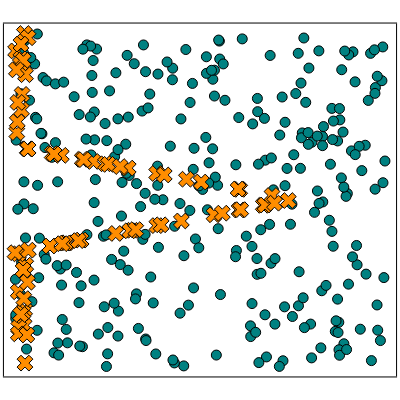

Source (notebook cell):
### Markdown cell above
Plot the points on square. Assume that the sides of the squares have been identified to represent a torus

### Code cell
# plot angles
# Assign colors to visualization
P_color = "#ff8d00"
Q_color = "#008181";

plot(framestyle = :box, yaxis = nothing, xaxis = nothing, legend = :false, size = (400, 400))
# plot torus
scatter!(torus_theta, torus_phi, color = Q_color, markersize = 5, label = "Q")

# plot circle
scatter!(circle_theta, circle_phi, color = P_color, markersize = 7, marker =:xcross, label = "P")

### Figure 1 — Plotly figure (JSON) as saved in the notebook; plotly's stock layout.template omitted (floating-point values rounded to 4 significant figures; data arrays with more than 128 entries replaced by an {"elided": "..."} marker saying what was removed)
{"data": [{"colorbar": {"title": ""}, "legendgroup": "Q", "marker": {"color": "rgba(0, 129, 129, 1.000)", "line": {"color": "rgba(0, 0, 0, 1.000)", "width": 1}, "size": 10, "symbol": "circle"}, "mode": "markers", "name": "Q", "showlegend": true, "type": "scatter", "x": {"elided": "300 float values"}, "xaxis": "x1", "y": {"elided": "300 float values"}, "yaxis": "y1", "zmax": null, "zmin": null}, {"colorbar": {"title": ""}, "legendgroup": "P", "marker": {"color": "rgba(255, 141, 0, 1.000)", "line": {"color": "rgba(0, 0, 0, 1.000)", "width": 1}, "size": 14, "symbol": "x"}, "mode": "markers", "name": "P", "showlegend": true, "type": "scatter", "x": [0.1792, 0.02733, 2.909, 0.07111, 0.1715, 3.158, 4.204, 0.1748, 0.1173, 0.1984, 0.1073, 0.8926, 0.07525, 1.998, 0.1587, 0.08107, 1.717, 0.1368, 1.338, 0.04838, 0.05574, 0.01774, 0.153, 0.1273, 0.07237, 0.1505, 0.2274, 0.166, 0.2229, 0.1948, 0.6068, 0.1126, 0.04119, 0.06507, 4.235, 0.2379, 0.2382, 0.1852, 0.1174, 0.2178, 1.544, 1.132, 3.374, 4.352, 1.953, 4.394, 2.407, 2.409, 3.807, 0.6437, 0.2427, 1.084, 0.7983, 2.055, 3.797, 2.482, 4.627, 1.595, 3.825, 0.6763, 1.927, 1.151, 1.79, 0.8632, 2.534, 1.179, 0.8133, 3.514, 3.78, 2.822], "xaxis": "x1", "y": [1.072, 5.932, 3.524, 1.412, 0.7818, 3.471, 3.034, 6.259, 5.784, 1.91, 5.687, 2.331, 2.123, 2.566, 5.757, 0.7404, 2.506, 5.116, 3.858, 4.399, 4.602, 2.145, 1.821, 4.826, 0.6222, 1.02, 1.591, 1.283, 4.094, 5.486, 2.27, 0.9852, 5.577, 4.965, 3.04, 4.091, 6.18, 0.07241, 6.06, 0.6003, 3.814, 2.382, 2.857, 3.218, 2.556, 3.074, 3.631, 2.653, 3.334, 4.005, 2.193, 2.372, 3.972, 2.578, 2.947, 2.668, 3.124, 3.803, 2.953, 3.998, 3.733, 3.897, 3.762, 2.325, 3.604, 3.891, 2.314, 2.887, 3.34, 2.741], "yaxis": "y1", "zmax": null, "zmin": null}], "layout": {"annotations": [], "height": 400, "margin": {"b": 20, "l": 0, "r": 0, "t": 20}, "paper_bgcolor": "rgba(255, 255, 255, 1.000)", "plot_bgcolor": "rgba(255, 255, 255, 1.000)", "showlegend": false, "width": 400, "xaxis": {"anchor": "y1", "domain": [0.009843, 0.9902], "gridcolor": "rgba(0, 0, 0, 0.100)", "gridwidth": 0.5, "linecolor": "rgba(0, 0, 0, 1.000)", "mirror": true, "range": [-0.1694, 6.444], "showgrid": true, "showline": true, "showticklabels": true, "tickangle": 0, "tickcolor": "rgb(0, 0, 0)", "tickfont": {"color": "rgba(0, 0, 0, 1.000)", "family": "sans-serif", "size": 11}, "tickmode": "array", "ticks": "inside", "ticktext": [], "tickvals": [], "title": "", "titlefont": {"color": "rgba(0, 0, 0, 1.000)", "family": "sans-serif", "size": 15}, "type": "-", "visible": true, "zeroline": false, "zerolinecolor": "rgba(0, 0, 0, 1.000)"}, "yaxis": {"anchor": "x1", "domain": [0.009843, 0.9902], "gridcolor": "rgba(0, 0, 0, 0.100)", "gridwidth": 0.5, "linecolor": "rgba(0, 0, 0, 1.000)", "mirror": true, "range": [-0.178, 6.446], "showgrid": true, "showline": true, "showticklabels": true, "tickangle": 0, "tickcolor": "rgb(0, 0, 0)", "tickfont": {"color": "rgba(0, 0, 0, 1.000)", "family": "sans-serif", "size": 11}, "tickmode": "array", "ticks": "inside", "ticktext": [], "tickvals": [], "title": "", "titlefont": {"color": "rgba(0, 0, 0, 1.000)", "family": "sans-serif", "size": 15}, "type": "-", "visible": true, "zeroline": false, "zerolinecolor": "rgba(0, 0, 0, 1.000)"}}}
